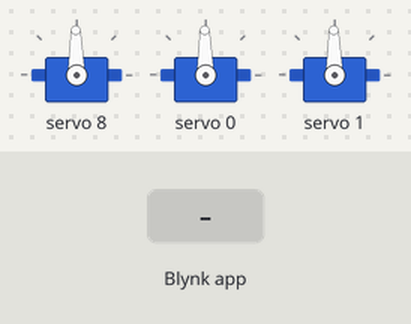
The sketch below on a simulated Arduino MKR. Parts: 3 × servo. Inputs (shaded band) come from the test bench. WiFi joins after 1.5 s; servers stay silent unless stated; not simulated (calls return 0 or success): arduino_secrets.h; what the sketch prints to the serial monitor is not drawn.

Above: at 3.0 s.
3.1 s: Blynk app writes 200 to V10
At 4.5 s:
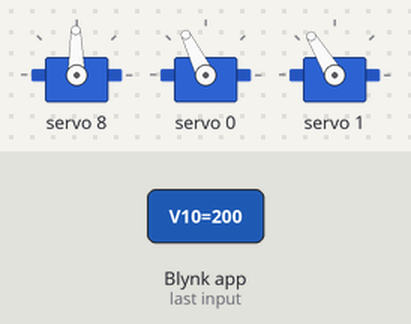
6.1 s: Blynk app writes 1 to V10
At 6.8 s:
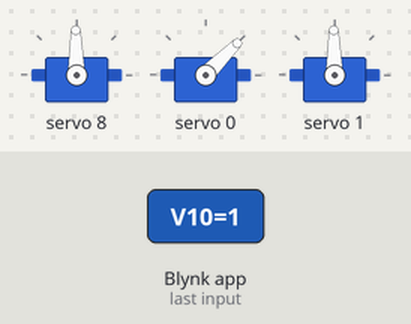
7.6 s: Blynk app writes 200 to V10
At 8.6 s:
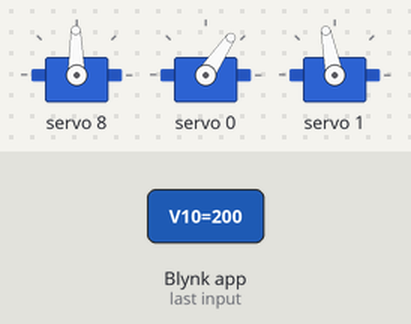
10.6 s: Blynk app writes 0 to V10
At 11.7 s:
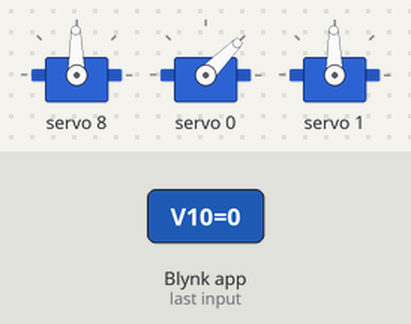
Timing chart, 0 to 13.1 s (numbered marks = the images above; inputs shaded):
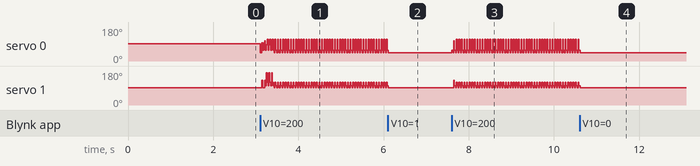

Measured:
- after the input at 6.1 s, servo 0: goes on until 6.1 s, then stays 45°; servo 1: goes on until 6.1 s, then stays 91°
- after the input at 7.6 s, servo 1: 91° → 131° at once, then repeats every 0.06 s: 101° 0.03 s, 91° 0.02 s, 121° 0.02 s
- after the input at 10.6 s, servo 0: goes on until 10.6 s, then stays 45°; servo 1: goes on until 10.6 s, then stays 91°

The sketch:

Everything_is_broken.ino
```cpp
// SETUP
#define BLYNK_PRINT Serial
#define BLYNK_TEMPLATE_ID "TMPLR_TV2ZqB"
#define BLYNK_DEVICE_NAME "servoposition"
#define BLYNK_AUTH_TOKEN "x5Zz1cXycRID5c-svrTbuJH2nYknuuSM";
//#define BLYNK_TEMPLATE_ID   "TMPLR_TV2ZqB"
#include <SPI.h>
#include <WiFiNINA.h>
#include <BlynkSimpleWiFiNINA.h>
#include <Servo.h>
#include <math.h>
#include <Wire.h> //https://www.arduino.cc/en/reference/wire
#include <Adafruit_PWMServoDriver.h> //https://github.com/adafruit/Adafruit-PWM-Servo-Driver-Library

char auth[] = "x5Zz1cXycRID5c-svrTbuJH2nYknuuSM";
//char ssid[] = "MSU-Guest";
char pass[] = "";
#include "arduino_secrets.h"
char ssid[] = SECRET_SSID;        // your network SSID (name)


// BREAKOUT BOARD

#define nbPCAServo 8 // The number of servos

//Parameters
int MIN_IMP [nbPCAServo] ={544, 544, 544, 544, 544, 544, 544, 544};
int MAX_IMP [nbPCAServo] ={2420, 2420, 2420, 2420, 2420, 2420, 2420, 2420};

//Objects
Adafruit_PWMServoDriver pca= Adafruit_PWMServoDriver(0x40);


// VARIABLES
int i = 0; // Servo Index
// GLOBAL TO BE REMOVED:
int swing;
int ext;
long int spos;
long int epos;
/* SPECIFIC TO REPLACE GLOBAL
float swinglf = 0.0; // create variable position for left front LEG position
float extlf = 0.0; // create variable position for left front EXT position

float swingrf = 0.0; // create variable position for right front LEG position
float extrf = 0.0; // create variable position for right front EXT position

float swinglr = 0.0; // create variable position for left rear LEG position
float extlr = 0.0; // create variable position for left rear EXT position

float swingrr = 0.0; // create variable position for right rear LEG position
float extrr = 0.0; // create variable position for right rear EXT position

*/

long int spd;    // Joystick Y position var - speed input
long int turn;   // Joystick X position var - turning input
long int sspd; // Servo speed Adjusted, int because map() outputs ints


float interval = 2000; // 2 sec wait, will be overwritten

unsigned long start_ms = 0;
unsigned long new_ms = 0;
volatile int n; // counter variable


////////////////// BLYNK CODE ///////////////////
BLYNK_WRITE(V10) {

  ///////////// JOYSTICK INPUTS ///////////////////////
  int x = param[0].asInt(); //BLYNK INPUTS FROM JOYSTICK
  int y = param[1].asInt();
  spd  = y-128;             // CENTER JOYSTICK AT 0,0
  turn = x-128;             // CENTER JOYSTICK AT 0,0
}


// SETUP FUNCTION
void setup()
{
  // Debug console
  Serial.begin(9600);

  //Blynk.begin(auth, ssid, pass);
  // You can also specify server:
  Blynk.begin(auth, ssid, pass, "blynk.cloud", 80);
  //Blynk.begin(auth, ssid, pass, IPAddress(192,168,1,100), 8080);

// PCA SETUP
pca.begin();
pca.setPWMFreq(60);  // Analog servos run at ~60 Hz updates

  // Set all servos to start position
  for (i=0; i < nbPCAServo; i++);{
               //PCA Commands
               Serial.print("Startup interval ");
               Serial.println(i);
               //start_ms = millis();
               //new_ms = start_ms;
               //while (new_ms - start_ms <= interval == true) {
                spos = map(90, 0, 180, 544, 2420);
                pca.writeMicroseconds(i,spos); // Swing servo position write to PCA
                for (n=0; n<1000; n++);{}
                i=i+1;
                //new_ms = millis();

               }
               pca.setPin(i,0,true); // Deactivate Pin i


    i=0; // Reset i to start position after sweeping through each servo.
}


void loop() // MAIN LOOP
{
  Blynk.run(); // Consider making this an interrupt statement? It already runs as one kinda, only putting out new values when the input changes
  servomove();
}


void servomove() // SERVO LOOP
{
  ///////////// MOTION RESPONSE ////////////////
  if (spd > 20){                        //FORWARD MOTION
  Serial.print("Input Forward Speed = ");
  Serial.print(spd);

  /*
  if (turn > 20){                     // RIGHT TURN
      Serial.print("Right");
      Serial.print(turn);
      Serial.println(" ");
                                        // SERVO CONTROL SECTION
      currMillis = millis();
      //interval=(256.0/spd) * 250;     // Time length relative to 0.25 second
      //while (currMillis - prevMillis >= interval == true) {
         sspd = map(spd, 20, 128, 0, 100);              // Adjusted Servo Speed: linear map 0 to 100
         for (swing = 45; swing <= 135; swing += sspd) { // SERVO POSITION CHANGE STEP LOOP

              if (swing <= 90) {                        // Split EXT Servo into step chunks
              ext= swing+45;                            // EXT for step squence
              }
              else {
              ext= 135-(swing-90);                     // EXT for step sequence
              }


         }
         for (swing = 135; swing >= 45; swing -= sspd) { // SERVO POSITION CHANGE SWING LOOP
             //servo9.write(swing);              // tell servo to go to position in variable 'swing'

             if (swing >= 90) {                         // Split EXT Servo into step chunks
             ext= 90+2*(-swing-135);                    // EXT for swing squence
             }
             else {
             ext= 180+2*(swing-90);                           // EXT for swing sequence
             }

         }
         prevMillis=currMillis; // update time
      //}

    }
    else if (turn < -20){                // LEFT TURN
      Serial.print("Left");
      Serial.print(turn);
      Serial.println(" ");

                  // SERVO CONTROL SECTION
      currMillis = millis();
      //interval=(256.0/spd) * 250;     // Time length relative to 0.25 second
      //while (currMillis - prevMillis >= interval == true) {
      sspd = map(spd, 20, 128, 0, 100);              // Adjusted Servo Speed: linear map 0 to 100
      for (swing = 45; swing <= 135; swing += sspd) { // SERVO POSITION CHANGE STEP LOOP
             //servo9.write(swing);                    // tell servo to go to position in variable 'swing'
             if (swing <= 90) {                        // Split EXT Servo into step chunks
             ext= swing+45;                            // EXT for step squence
             }
             else {
             ext= 135-(swing-90);                     // EXT for step sequence
             }

         }
         for (swing = 135; swing >= 45; swing -= sspd) { // SERVO POSITION CHANGE SWING LOOP
             //servo9.write(swing);              // tell servo to go to position in variable 'swing'

             if (swing >= 90) {                         // Split EXT Servo into step chunks
             ext= 90+2*(-swing-135);                    // EXT for swing squence
             }
             else {
             ext= 180+2*(swing-90);                           // EXT for swing sequence
             }

         }
         prevMillis=currMillis; // update time
      //}
    }
    else {                                     // STRAIGHT

    */

    //start_ms = millis();
    //new_ms = start_ms;
    //while ((new_ms - start_ms) < interval) {
      Serial.println("Straight");

                                        // SERVO CONTROL SECTION

         sspd = map(spd, 20, 128, 0, 60);              // Adjusted Servo Speed: linear map 0 to 60

       for (swing = 45; swing <= 135; swing += 10) { // SERVO POSITION CHANGE STEP LOOP

             if (swing <= 90) {                        // Split EXT Servo into step chunks
             ext= swing+45;                            // EXT for step squence

               //PCA Commands
               spos = map(swing, 0, 180, 544, 2420);
               epos = map(ext,   0, 180, 544, 2420);
               pca.writeMicroseconds(0,spos); // Swing servo position write to PCA
               pca.writeMicroseconds(1,epos); // Extension servo position write to PCA
             for (n=0; n<1000; n++);{}
             }
             else {
             ext= 135-(swing-90);                     // EXT for step sequence
             }

                          //PCA Commands
               spos = map(swing, 0, 180, 544, 2420);
               epos = map(ext,   0, 180, 544, 2420);
               pca.writeMicroseconds(0,spos); // Swing servo position write to PCA
               pca.writeMicroseconds(1,epos); // Extension servo position write to PCA
         for (n=0; n<1000; n++);{}
         }
         for (swing = 135; swing >= 45; swing -= 10) { // SERVO POSITION CHANGE SWING LOOP
             //servo9.write(swing);              // tell servo to go to position in variable 'swing'

             if (swing >= 90) {                         // Split EXT Servo into step chunks
             ext= 90+2*(-swing-135);                    // EXT for swing squence
                        //PCA Commands
               spos = map(swing, 0, 180, 544, 2420);
               epos = map(ext,   0, 180, 544, 2420);
               pca.writeMicroseconds(0,spos); // Swing servo position write to PCA
               pca.writeMicroseconds(1,epos); // Extension servo position write to PCA
         for (n=0; n<1000; n++);{}
             }
             else {
             ext= 180+2*(swing-90);                           // EXT for swing sequence
                        //PCA Commands
               spos = map(swing, 0, 180, 544, 2420);
               epos = map(ext,   0, 180, 544, 2420);
               pca.writeMicroseconds(0,spos); // Swing servo position write to PCA
               pca.writeMicroseconds(1,epos); // Extension servo position write to PCA
         for (n=0; n<1000; n++);{}
             }


         }
    //     new_ms=millis();
    //}
    }


  else if (spd < -20) {                   // BACKWARD MOTION
   Serial.print("Backward Speed = ");
  Serial.print(spd);
  Serial.println(" ");

    if (turn > 20){
      Serial.print("Right");
      Serial.print(turn);
      Serial.println(" ");
    }
    else if (turn < -20){
      Serial.print("Left");
      Serial.print(turn);
      Serial.println(" ");
    }
    else {
      Serial.print("Straight");

    }
  }


  else {
    //Serial.println("Stopped");      // NO MOTION
    n=n+1;

    if (n>100){         // No motion for a while, move legs back to neutral
      if (swing != 90)
          ext = 90;
                         //PCA Commands
               spos = map(swing, 0, 180, 544, 2420);
               epos = map(ext,   0, 180, 544, 2420);
               pca.writeMicroseconds(0,spos); // Swing servo position write to PCA
               pca.writeMicroseconds(1,epos); // Extension servo position write to PCA

          swing = 90;
                         //PCA Commands
               spos = map(swing, 0, 180, 544, 2420);
               epos = map(ext,   0, 180, 544, 2420);
               pca.writeMicroseconds(0,spos); // Swing servo position write to PCA
               pca.writeMicroseconds(1,epos); // Extension servo position write to PCA
      n=0;
    }
    }

}
```
